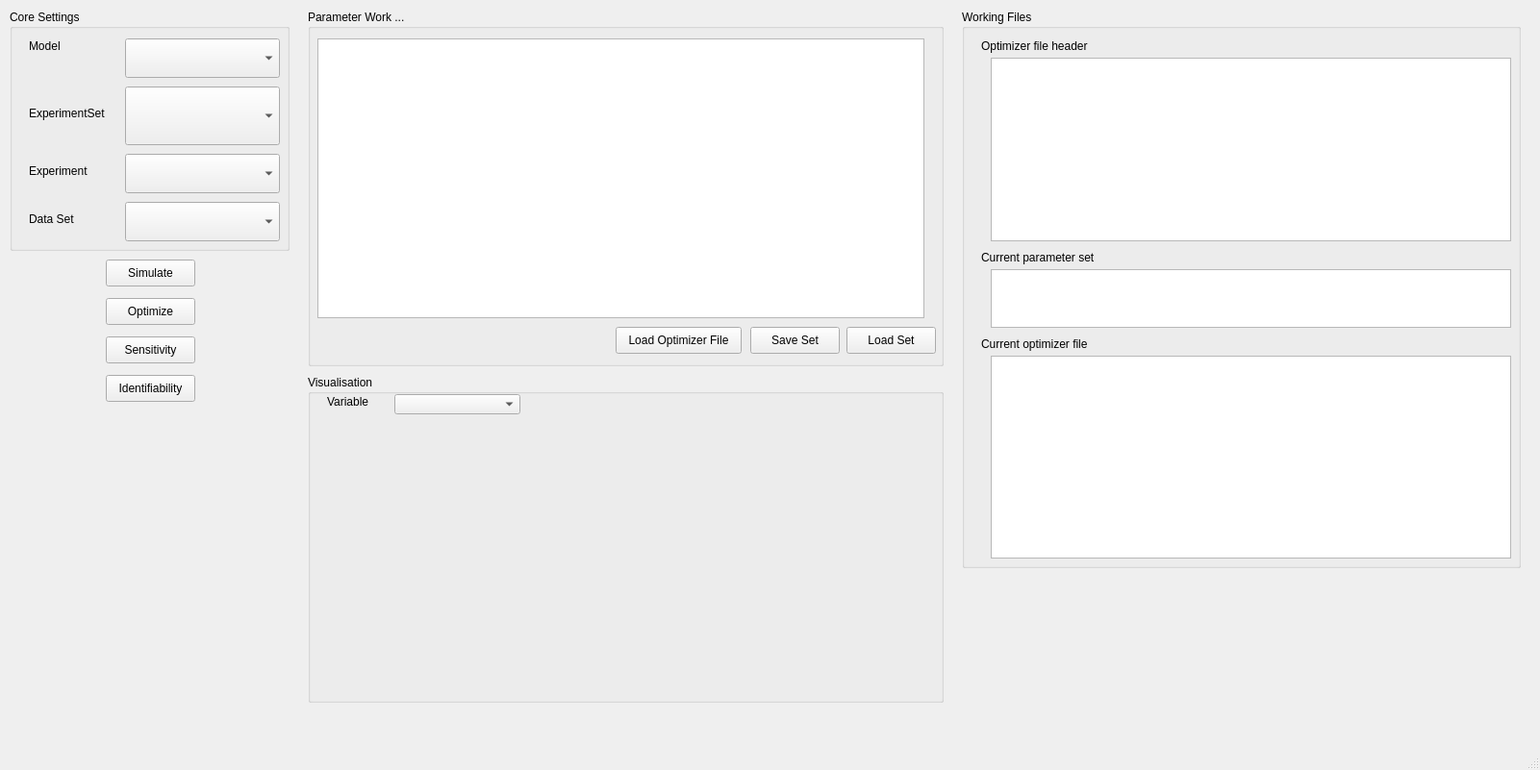
<?xml version="1.0" encoding="UTF-8"?>
<ui version="4.0">
 <class>Play</class>
 <widget class="QMainWindow" name="Play">
  <property name="geometry">
   <rect>
    <x>0</x>
    <y>0</y>
    <width>1601</width>
    <height>801</height>
   </rect>
  </property>
  <property name="windowTitle">
   <string>MainWindow</string>
  </property>
  <widget class="QWidget" name="centralwidget">
   <widget class="QPushButton" name="pushButtonSensitivity">
    <property name="geometry">
     <rect>
      <x>110</x>
      <y>350</y>
      <width>93</width>
      <height>28</height>
     </rect>
    </property>
    <property name="text">
     <string>Sensitivity</string>
    </property>
   </widget>
   <widget class="QPushButton" name="pushButtonIdentifiability">
    <property name="geometry">
     <rect>
      <x>110</x>
      <y>390</y>
      <width>93</width>
      <height>28</height>
     </rect>
    </property>
    <property name="text">
     <string>Identifiability</string>
    </property>
   </widget>
   <widget class="QGroupBox" name="groupBox">
    <property name="geometry">
     <rect>
      <x>10</x>
      <y>10</y>
      <width>291</width>
      <height>251</height>
     </rect>
    </property>
    <property name="title">
     <string>Core Settings</string>
    </property>
    <widget class="QComboBox" name="comboBoxExperiment">
     <property name="geometry">
      <rect>
       <x>120</x>
       <y>80</y>
       <width>161</width>
       <height>61</height>
      </rect>
     </property>
    </widget>
    <widget class="QComboBox" name="comboBoxDataSet">
     <property name="geometry">
      <rect>
       <x>120</x>
       <y>200</y>
       <width>161</width>
       <height>41</height>
      </rect>
     </property>
    </widget>
    <widget class="QLabel" name="label">
     <property name="geometry">
      <rect>
       <x>20</x>
       <y>30</y>
       <width>53</width>
       <height>16</height>
      </rect>
     </property>
     <property name="text">
      <string>Model</string>
     </property>
    </widget>
    <widget class="QComboBox" name="comboBoxModele">
     <property name="geometry">
      <rect>
       <x>120</x>
       <y>30</y>
       <width>161</width>
       <height>41</height>
      </rect>
     </property>
    </widget>
    <widget class="QLabel" name="label_5">
     <property name="geometry">
      <rect>
       <x>20</x>
       <y>210</y>
       <width>91</width>
       <height>16</height>
      </rect>
     </property>
     <property name="text">
      <string>Data Set</string>
     </property>
    </widget>
    <widget class="QLabel" name="label_2">
     <property name="geometry">
      <rect>
       <x>20</x>
       <y>100</y>
       <width>91</width>
       <height>16</height>
      </rect>
     </property>
     <property name="text">
      <string>ExperimentSet</string>
     </property>
    </widget>
    <widget class="QLabel" name="label_3">
     <property name="geometry">
      <rect>
       <x>20</x>
       <y>160</y>
       <width>71</width>
       <height>16</height>
      </rect>
     </property>
     <property name="text">
      <string>Experiment</string>
     </property>
    </widget>
    <widget class="QComboBox" name="comboBoxSubExperiment">
     <property name="geometry">
      <rect>
       <x>120</x>
       <y>150</y>
       <width>161</width>
       <height>41</height>
      </rect>
     </property>
    </widget>
   </widget>
   <widget class="QGroupBox" name="groupBox_3">
    <property name="geometry">
     <rect>
      <x>320</x>
      <y>10</y>
      <width>661</width>
      <height>371</height>
     </rect>
    </property>
    <property name="title">
     <string>Parameter Work ...</string>
    </property>
    <widget class="QTableView" name="tableView">
     <property name="geometry">
      <rect>
       <x>10</x>
       <y>30</y>
       <width>631</width>
       <height>291</height>
      </rect>
     </property>
    </widget>
    <widget class="QPushButton" name="pushButtonLoadOpt">
     <property name="geometry">
      <rect>
       <x>320</x>
       <y>330</y>
       <width>131</width>
       <height>28</height>
      </rect>
     </property>
     <property name="text">
      <string>Load Optimizer File</string>
     </property>
    </widget>
    <widget class="QPushButton" name="pushButtonSaveSet">
     <property name="geometry">
      <rect>
       <x>460</x>
       <y>330</y>
       <width>93</width>
       <height>28</height>
      </rect>
     </property>
     <property name="text">
      <string>Save Set</string>
     </property>
    </widget>
    <widget class="QPushButton" name="pushButtonLoadSet">
     <property name="geometry">
      <rect>
       <x>560</x>
       <y>330</y>
       <width>93</width>
       <height>28</height>
      </rect>
     </property>
     <property name="text">
      <string>Load Set</string>
     </property>
    </widget>
   </widget>
   <widget class="QGroupBox" name="groupBox_2">
    <property name="geometry">
     <rect>
      <x>320</x>
      <y>390</y>
      <width>661</width>
      <height>341</height>
     </rect>
    </property>
    <property name="title">
     <string>Visualisation</string>
    </property>
    <widget class="QComboBox" name="comboBoxVariable">
     <property name="geometry">
      <rect>
       <x>90</x>
       <y>20</y>
       <width>131</width>
       <height>21</height>
      </rect>
     </property>
    </widget>
    <widget class="QLabel" name="label_6">
     <property name="geometry">
      <rect>
       <x>20</x>
       <y>20</y>
       <width>53</width>
       <height>16</height>
      </rect>
     </property>
     <property name="text">
      <string>Variable</string>
     </property>
    </widget>
    <widget class="QWidget" name="widgetGraphe" native="true">
     <property name="geometry">
      <rect>
       <x>20</x>
       <y>50</y>
       <width>631</width>
       <height>281</height>
      </rect>
     </property>
    </widget>
   </widget>
   <widget class="QGroupBox" name="groupBox_4">
    <property name="geometry">
     <rect>
      <x>1000</x>
      <y>10</y>
      <width>581</width>
      <height>581</height>
     </rect>
    </property>
    <property name="title">
     <string>Working Files</string>
    </property>
    <widget class="QTextEdit" name="textEditOptimizerFile">
     <property name="geometry">
      <rect>
       <x>30</x>
       <y>50</y>
       <width>541</width>
       <height>191</height>
      </rect>
     </property>
    </widget>
    <widget class="QLabel" name="label_7">
     <property name="geometry">
      <rect>
       <x>20</x>
       <y>30</y>
       <width>311</width>
       <height>16</height>
      </rect>
     </property>
     <property name="text">
      <string>Optimizer file header</string>
     </property>
    </widget>
    <widget class="QLabel" name="label_8">
     <property name="geometry">
      <rect>
       <x>20</x>
       <y>250</y>
       <width>311</width>
       <height>16</height>
      </rect>
     </property>
     <property name="text">
      <string>Current parameter set</string>
     </property>
    </widget>
    <widget class="QTextEdit" name="textEditParamSet">
     <property name="geometry">
      <rect>
       <x>30</x>
       <y>270</y>
       <width>541</width>
       <height>61</height>
      </rect>
     </property>
    </widget>
    <widget class="QTextEdit" name="textEditOptimizerFileFull">
     <property name="geometry">
      <rect>
       <x>30</x>
       <y>360</y>
       <width>541</width>
       <height>211</height>
      </rect>
     </property>
    </widget>
    <widget class="QLabel" name="label_9">
     <property name="geometry">
      <rect>
       <x>20</x>
       <y>340</y>
       <width>311</width>
       <height>16</height>
      </rect>
     </property>
     <property name="text">
      <string>Current optimizer file</string>
     </property>
    </widget>
   </widget>
   <widget class="QPushButton" name="pushButtonGo">
    <property name="geometry">
     <rect>
      <x>110</x>
      <y>270</y>
      <width>93</width>
      <height>28</height>
     </rect>
    </property>
    <property name="text">
     <string>Simulate</string>
    </property>
   </widget>
   <widget class="QPushButton" name="pushButtonOptimize">
    <property name="geometry">
     <rect>
      <x>110</x>
      <y>310</y>
      <width>93</width>
      <height>28</height>
     </rect>
    </property>
    <property name="text">
     <string>Optimize</string>
    </property>
   </widget>
  </widget>
  <widget class="QMenuBar" name="menubar">
   <property name="geometry">
    <rect>
     <x>0</x>
     <y>0</y>
     <width>1601</width>
     <height>26</height>
    </rect>
   </property>
  </widget>
  <widget class="QStatusBar" name="statusbar"/>
 </widget>
 <resources/>
 <connections/>
</ui>
